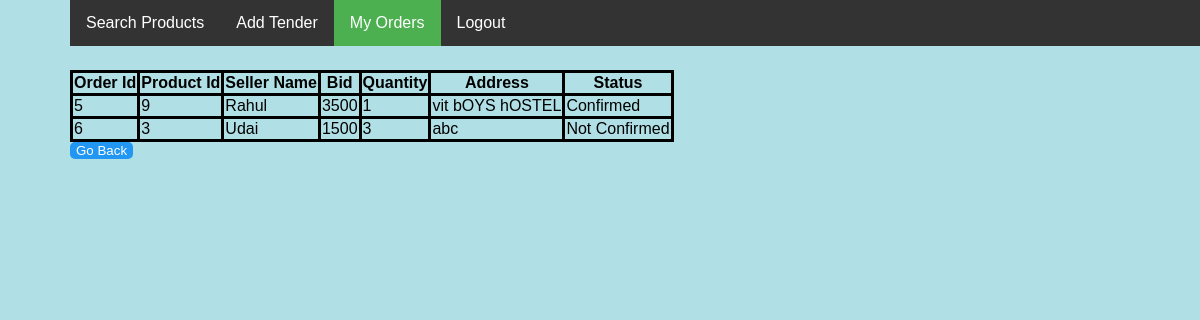
The page /userOrders.php (signed in) on the database its author committed.
### tables this page shows
CREATE TABLE `orders` (
  `OrderId` int(11) NOT NULL,
  `BuyerUsr` varchar(30) NOT NULL,
  `SellerUsr` varchar(30) NOT NULL,
  `Amount` float NOT NULL,
  `Address` varchar(100) NOT NULL,
  `productId` int(11) NOT NULL,
  `Quantity` int(11) NOT NULL,
  `status` int(11) NOT NULL DEFAULT '0'
);

### userOrders.php (the view, shortened to what this page needs)
<?php
	$name=$_SESSION['Name'];
	$db=mysqli_connect('localhost','root','','auction') or die("connection failed");
?>
<html>
  <head>
  </head>
  <body>
  	 	<ul>
  			<li><a href="Listings.php">Search Products</a></li>
  			<li><a href="addTender.php">Add Tender</a></li>
  			<li><a class="active" href="userOrders.php">My Orders</a></li>
        <li><a href="index.php">Logout</a><li>
		</ul>
  	<form method="POST" action="Listings.php">
      <table>
        <tr>
          <th>Order Id</th>
          <th>Product Id</th>
          <th>Seller Name</th>
          <th>Bid</th>
          <th>Quantity</th>
          <th>Address</th>
          <th>Status</th>
        </tr>
        <?php
        $query="SELECT * FROM orders where BuyerUsr='$name';";
        mysqli_query($db,$query) or die("Query Failed");
        $result=mysqli_query($db,$query);
        while($row=mysqli_fetch_array($result)){
          echo '<tr>';
          echo '<td>'.$row['OrderId'].'</td>';
          echo '<td>'.$row['productId'].'</td>';
          echo '<td>'.$row['SellerUsr'].'</td>';
          echo '<td>'.$row['Amount'].'</td>';
          echo '<td>'.$row['Quantity'].'</td>';
          echo '<td>'.$row['Address'].'</td>';
          if ($row['status']==0)
            echo '<td> Not Confirmed </td>';
          else
            echo '<td> Confirmed </td>';
          echo '</tr>';
        }
        echo '</table>';
        echo "<form action='Listings.php'><button action='Listings.php'>Go Back</button></form>";
        ?>
      </form>
 </body>
</html>

### userOrders.php (style rules this page uses)
body { margin:70px; font-family:sans-serif; background-color: powderblue; }
table { border-collapse: collapse; }
tr,td,th { border-style:solid; }
input, button { background: #2196F3; border: none; left: 0; color: #fff; bottom: 0; border: 0px solid rgba(0, 0, 0, 0.1); border-radius:5px; transform: rotateZ(0deg); transition: all 0.1s ease-out; }
ul { list-style-type: none; margin: 0; padding: 0; overflow: hidden; background-color: #333; position: fixed; top: 0; width: 100%; }
li { float: left; }
li a { display: block; color: white; text-align: center; padding: 14px 16px; text-decoration: none; }
.active { background-color: #4CAF50; }

### rows shown on the page
orders: OrderId "5", productId "9", SellerUsr "Rahul", Amount "3500", Quantity "1", Address "vit bOYS hOSTEL", status "Confirmed"
orders: OrderId "6", productId "3", SellerUsr "Udai", Amount "1500", Quantity "3", Address "abc", status "Not Confirmed"
